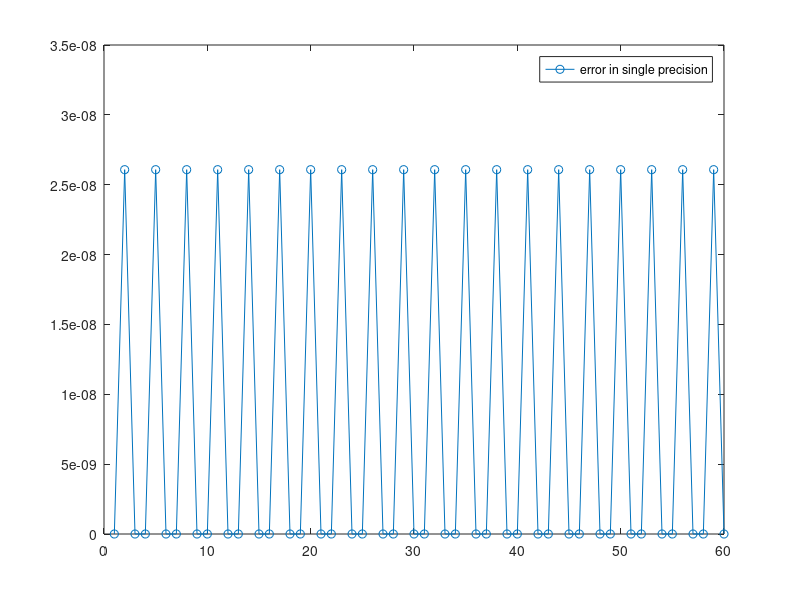

This chart was generated by the following MATLAB code:
% dp(i,j) actually refers to f(i-1,j-1) because of 1 based indexing.
dp=single(zeros(65,65));
error=single(zeros(1,60));

for j=1:62
    dp(j,1)=sin(1+(j-1)*pi/3);
end

for k=2:61
    for j=1:61
        dp(j,k)=dp(j,k-1)-dp(j+1,k-1);
    end
end

for k=1:60
    error(k)=abs(dp(2,k+1)-sin(1+(1-k)*pi/3));
end

plot(error,'-o');
legend('error in single precision');